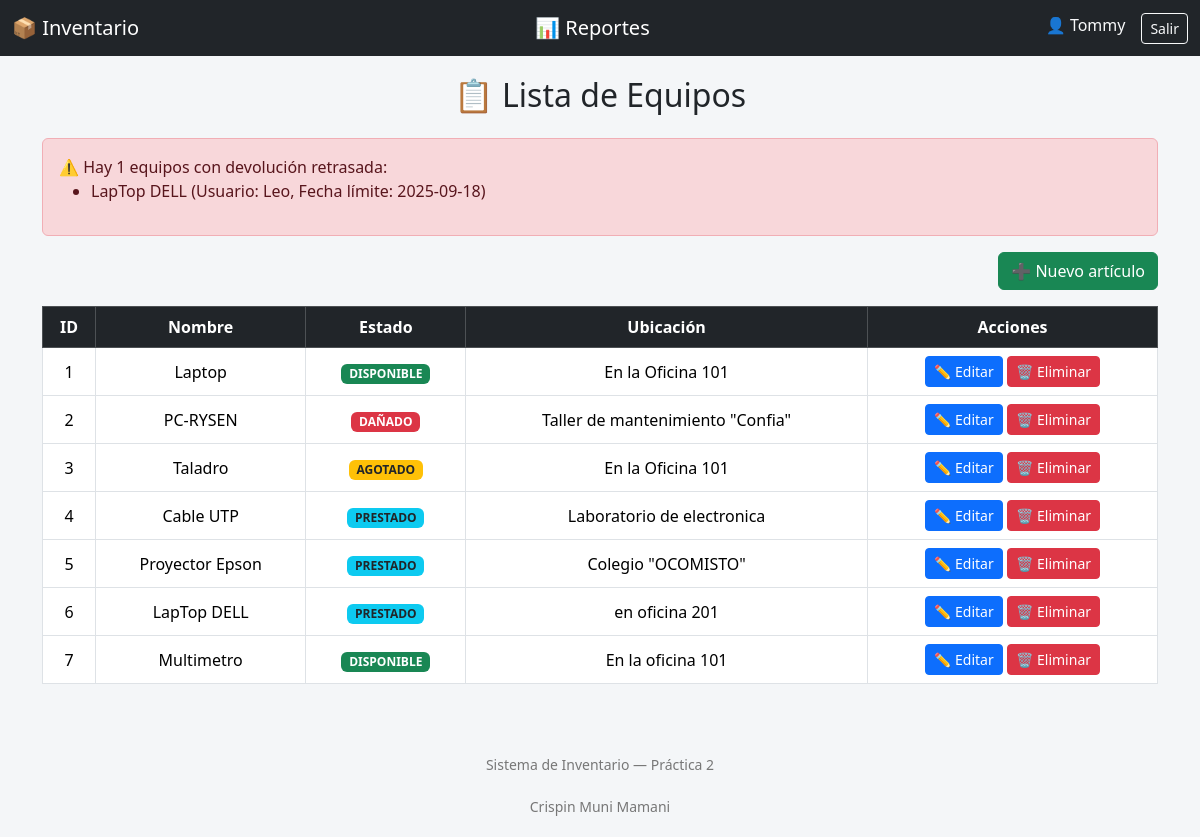
The page /articulos (signed in) on the database its author committed.
### tables this page shows
CREATE TABLE prestamos(
        id INTEGER PRIMARY KEY AUTOINCREMENT,
        id_equipo INTEGER,
        id_usuario INTEGER,
        fecha_prestamo DATE,
        fecha_devolucion DATE,
        FOREIGN KEY (id_equipo) REFERENCES equipos(id),
        FOREIGN KEY (id_usuario) REFERENCES usuarios(id)
    );

CREATE TABLE equipos(
        id INTEGER PRIMARY KEY AUTOINCREMENT,
        nombre VARCHAR(80) NOT NULL,
        estado VARCHAR(20) CHECK(estado IN('DISPONIBLE', 'AGOTADO', 'PRESTADO', 'DAÑADO')),
        ubicacion TEXT 
    );

CREATE TABLE usuarios(
    id INTEGER PRIMARY KEY AUTOINCREMENT,
    nombre VARCHAR(80),
    cargo VARCHAR(20) CHECK(cargo IN ('Admin','Supervisor','Usuario'))
    );

### app.py (the view)
@app.route("/articulos")
def articulos():
    if "nombre" not in session:
        return redirect(url_for("login"))
    conn=get_conexion()
    equipos=conn.execute("SELECT * FROM equipos").fetchall()
    vencidos = equipos_vencidos()
    conn.close()
    return render_template("articulos.html", equipos=equipos, nombre=session["nombre"], vencidos=vencidos)

### app.py (called while the page is built)
def get_conexion():
    con=sqlite3.connect('Inventarios.db')
    con.row_factory=sqlite3.Row
    return con

def equipos_vencidos():
    conn=get_conexion()
    cursor=conn.cursor()
    hoy=date.today().strftime("%Y-%m-%d")
    cursor.execute('''
                 SELECT e.nombre, p.id_usuario, u.nombre as usuario,p.fecha_devolucion  FROM prestamos p
                 JOIN equipos e ON p.id_equipo=e.id
                 JOIN usuarios u ON p.id_usuario=u.id
                 WHERE p.fecha_devolucion < ? AND e.estado='PRESTADO'
                 ''',(hoy,))
    vencidos=cursor.fetchall()
    conn.close()
    return vencidos

### templates/articulos.html (shortened to what this page needs)
{% extends "base.html" %}
{% block content %}
<h2 class="mb-4 text-center">📋 Lista de Equipos</h2>
{% if vencidos %}
<div class="alert alert-danger">
  ⚠️ Hay {{ vencidos|length }} equipos con devolución retrasada:
  <ul>
    {% for v in vencidos %}
      <li>{{ v.nombre }} (Usuario: {{ v.usuario }}, Fecha límite: {{ v.fecha_devolucion }})</li>
    {% endfor %}
  </ul>
</div>
{% endif %}
<div class="mb-3 text-end">
  <a href="{{ url_for('nuevo') }}" class="btn btn-success">➕ Nuevo artículo</a>
</div>
<table class="table table-hover table-bordered align-middle text-center">
  <thead class="table-dark">
    <tr>
      <th>ID</th>
      <th>Nombre</th>
      <th>Estado</th>
      <th>Ubicación</th>
      <th>Acciones</th>
    </tr>
  </thead>
  <tbody>
    {% for e in equipos %}
    <tr>
      <td>{{ e.id }}</td>
      <td>{{ e.nombre }}</td>
      <td>
        {% if e.estado == 'DISPONIBLE' %}
          <span class="badge bg-success">{{ e.estado }}</span>
        {% elif e.estado == 'AGOTADO' %}
          <span class="badge bg-warning text-dark">{{ e.estado }}</span>
        {% elif e.estado == 'PRESTADO' %}
          <span class="badge bg-info text-dark">{{ e.estado }}</span>
        {% else %}
          <span class="badge bg-danger">{{ e.estado }}</span>
        {% endif %}
      </td>
      <td>{{ e.ubicacion }}</td>
      <td>
        <a href="{{ url_for('editar', id=e.id) }}" class="btn btn-sm btn-primary">✏️ Editar</a>
        <a href="{{ url_for('eliminar', id=e.id) }}" class="btn btn-sm btn-danger" onclick="return confirm('¿Eliminar este artículo?')">🗑️ Eliminar</a>
      </td>
    </tr>
    {% endfor %}
  </tbody>
</table>
{% endblock %}

### templates/base.html (style rules this page uses)
body { background-color: #f4f6f8; font-family: "Segoe UI", Arial, sans-serif; }
.table { background: white; }

### rows shown on the page
prestamos: nombre "LapTop DELL", usuario "Leo", fecha_devolucion "2025-09-18"
equipos: id "1", nombre "Laptop", estado "DISPONIBLE", ubicacion "En la Oficina 101"
equipos: id "2", nombre "PC-RYSEN", estado "DAÑADO", ubicacion "Taller de mantenimiento \"Confia\""
equipos: id "3", nombre "Taladro", estado "AGOTADO", ubicacion "En la Oficina 101"
equipos: id "4", nombre "Cable UTP", estado "PRESTADO", ubicacion "Laboratorio de electronica"
equipos: id "5", nombre "Proyector Epson", estado "PRESTADO", ubicacion "Colegio \"OCOMISTO\""
equipos: id "6", nombre "LapTop DELL", estado "PRESTADO", ubicacion "en oficina 201"
equipos: id "7", nombre "Multimetro", estado "DISPONIBLE", ubicacion "En la oficina 101"

### other values the page prints
{{ session.nombre }} "Tommy"
{{ vencidos|length }} "1"
